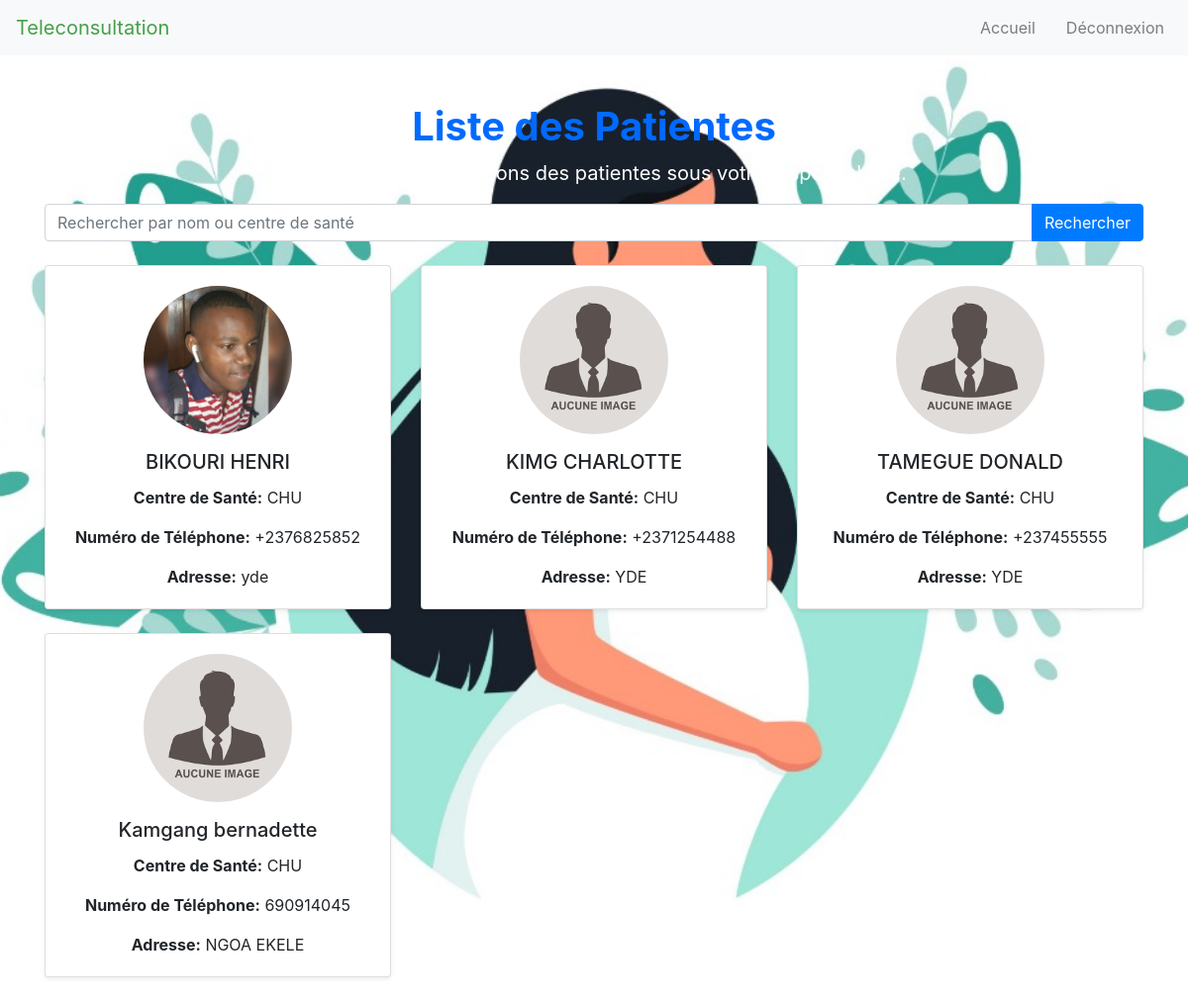
/voir_patients (signed in), run on the app's committed database.
### app/models.py (models this page shows, shortened)
class Patient(models.Model):
    user = models.OneToOneField(User, on_delete=models.CASCADE, primary_key=True)
    centre_de_sante = models.ForeignKey(CentreDeSante, on_delete=models.CASCADE)
    numero_telephone = models.CharField(max_length=15)
    adresse = models.CharField(max_length=255)
    photo_profil = models.ImageField(upload_to='photos_profil/', blank=True, null=True)

class User(AbstractUser):
    is_doctor=models.BooleanField(default=False)
    is_agent=models.BooleanField(default=False)
    is_patient=models.BooleanField(default=True)

class CentreDeSante(models.Model):
    nom = models.CharField(max_length=100)
    zone = models.CharField(max_length=100)

### app/views.py (the view)
# urls.py: path('voir_patients', voir_patients, name='voir_patients'),
@login_required
def voir_patients(request):
    query = request.GET.get('q', '')
    if query:
        patients = Patient.objects.filter(
            user__last_name__icontains=query
        ) | Patient.objects.filter(
            centre_de_sante__nom__icontains=query
        )
    else:
        patients = Patient.objects.all()
    return render(request, 'voir_patients.html', {'patients': patients})

### templates/voir_patients.html (shortened to what this page needs)
{% extends 'base.html' %}
{% load static %}
{% load utc1_filters %}
{% block content %}
<div class="container mt-5">
    <div class="text-center">
        <h1 style="color: rgb(0, 106, 255);"><strong>Liste des Patientes</strong></h1>
        <p class="lead" style="color: white;"><strong>Consultez les informations des patientes sous votre responsabilité.</strong></p>
    </div>
    <form method="GET" action="{% url 'voir_patients' %}" class="mb-4">
        <div class="input-group">
            <input type="text" name="q" class="form-control" placeholder="Rechercher par nom ou centre de santé" value="{{ request.GET.q }}">
            <div class="input-group-append">
                <button class="btn btn-primary" type="submit">Rechercher</button>
            </div>
        </div>
    </form>
    <div class="row mt-4">
        {% for patient in patients %}
        <div class="col-md-4">
            <div class="card shadow-sm mb-4">
                <div class="card-body text-center">
                    <div class="img-container mb-3">
                        {% if patient.photo_profil %}
                        <img src="{{ patient.photo_profil.url }}" class="rounded-circle" alt="Photo de {{ patient.user.username }}" style="width: 150px; height: 150px; object-fit: cover;">
                        {% else %}
                        <img src="{% static 'images/aucunepp.png' %}" class="rounded-circle" alt="Photo de {{ patient.user.username }}" style="width: 150px; height: 150px; object-fit: cover;">
                        {% endif %}
                    </div>
                    <h5 class="card-title">{{ patient.user.last_name }}  {{ patient.user.first_name }}</h5>
                    <p class="card-text"><strong>Centre de Santé:</strong> {{ patient.centre_de_sante.nom }}</p>
                    <p class="card-text"><strong>Numéro de Téléphone:</strong> {{ patient.numero_telephone }}</p>
                    <p class="card-text"><strong>Adresse:</strong> {{ patient.adresse }}</p>
                </div>
            </div>
        </div>
        {% empty %}
        <p>Aucune patiente trouvé.</p>
        {% endfor %}
    </div>
</div>
{% endblock %}

### templates/base.html (shortened to what this page needs)
{% load static %}
<!DOCTYPE html>
<html>
<head>
    <link rel="stylesheet" href="https://stackpath.bootstrapcdn.com/bootstrap/4.5.2/css/bootstrap.min.css">
</head>
<body>
<nav class="navbar navbar-expand-lg navbar-light bg-light styky-top">
    <a class="navbar-brand" href="#" style="color: #45a049;">Teleconsultation</a>
    <div class="collapse navbar-collapse" id="navbarNav">
        <ul class="navbar-nav ml-auto">
            <li class="nav-item">
                <a class="nav-link" href="{% url 'logout' %}" style="margin-left: 15px;">Accueil</a>
            </li>
            {% if user.is_authenticated %}
                <li class="nav-item">
                    <a class="nav-link" href="{% url 'logout' %}" style="margin-left: 15px;">Déconnexion</a>
                </li>
                {% else %}
                <li class="nav-item">
                    <a class="nav-link" href="{% url 'home' %}" style="margin-left: 15px;">Connexion</a>
                </li>
            {% endif %}
        </ul>
    </div>
</nav>
    {% block content %}
    {% endblock %}
</body>
</html>

### data on the page
Patient: photo_profil (picture), user.last_name "BIKOURI", user.first_name "HENRI", centre_de_sante.nom "CHU", numero_telephone "+2376825852", adresse "yde"
Patient: user.last_name "KIMG", user.first_name "CHARLOTTE", centre_de_sante.nom "CHU", numero_telephone "+2371254488", adresse "YDE"
Patient: user.last_name "TAMEGUE", user.first_name "DONALD", centre_de_sante.nom "CHU", numero_telephone "+237455555", adresse "YDE"
Patient: user.last_name "Kamgang", user.first_name "bernadette", centre_de_sante.nom "CHU", numero_telephone "690914045", adresse "NGOA EKELE"
